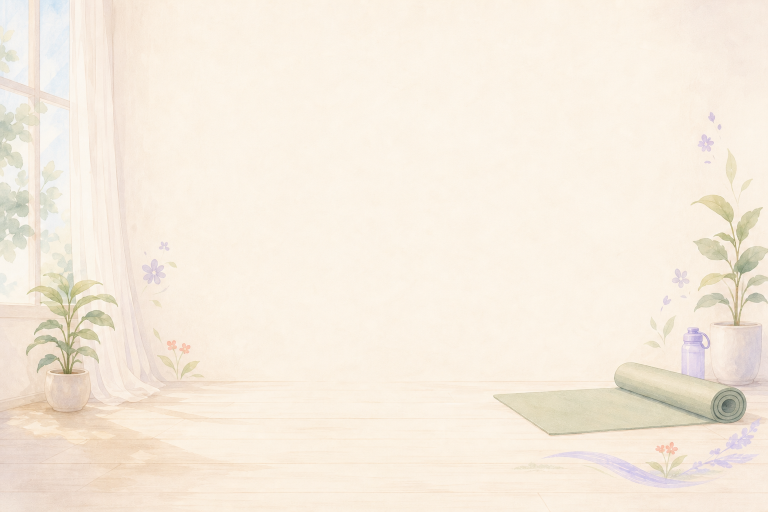
#> input picture design/training/training-stage-environment-v1.png, 1536 x 1024 px (shown at 1/2 size)
$ python prepare-training-background.py
#> lines starting #> are read from the running program, lines starting #| are printed output that depends on the picture
"""Prepare the generated exercise-stage environment for the release bundle."""

from pathlib import Path

from PIL import Image, ImageOps


ROOT = Path(__file__).resolve().parents[1]
SOURCE = ROOT / "design" / "training" / "training-stage-environment-v1.png"
OUTPUT = ROOT / "src" / "static" / "training" / "training-stage-environment-v1.jpg"


def main() -> None:
    OUTPUT.parent.mkdir(parents=True, exist_ok=True)
    with Image.open(SOURCE) as source:
#> source is the input picture: PIL image 1536x1024 RGB; mean R, G, B 246.4, 236.3, 222.9
        prepared = ImageOps.fit(
            source.convert("RGB"),
            (1200, 800),
            method=Image.Resampling.LANCZOS,
            centering=(0.5, 0.5),
        )
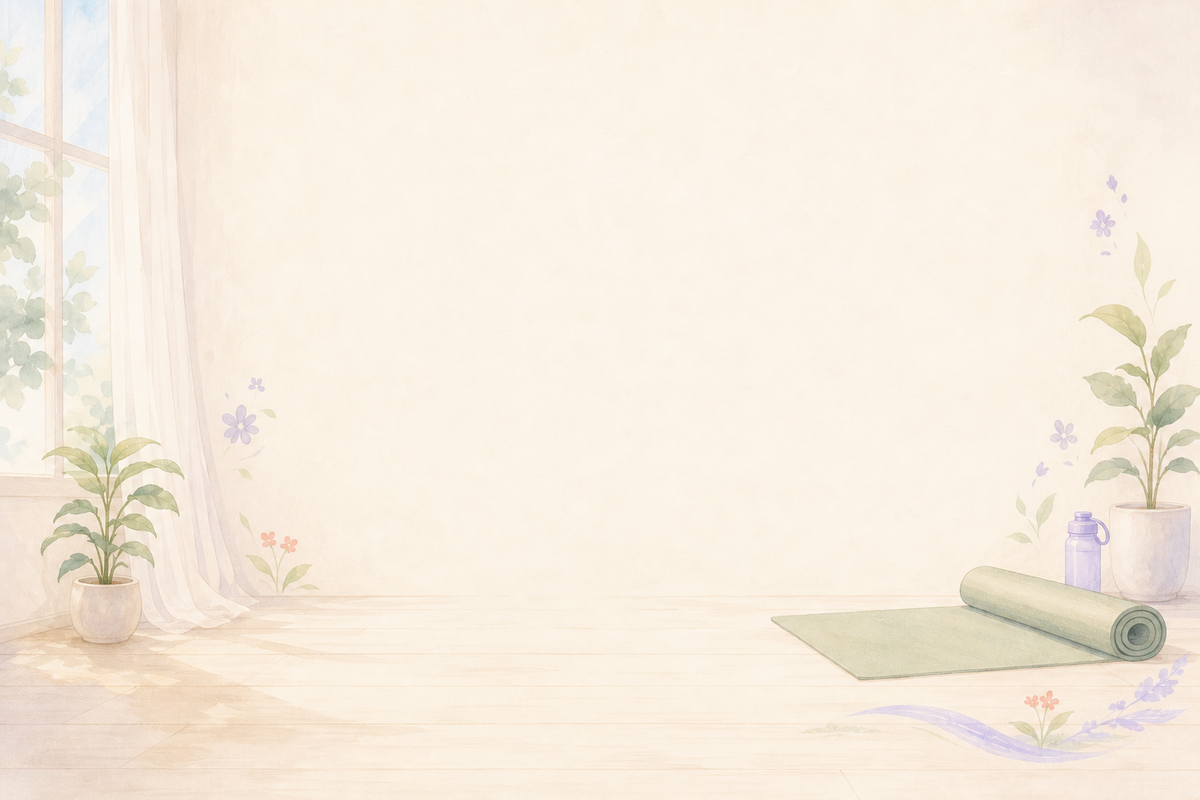
#> prepared: PIL image 1200x800 RGB; mean R, G, B 246.4, 236.3, 222.9
        prepared.save(OUTPUT, quality=82, optimize=True, progressive=True)
    print(OUTPUT)


if __name__ == "__main__":
    main()
